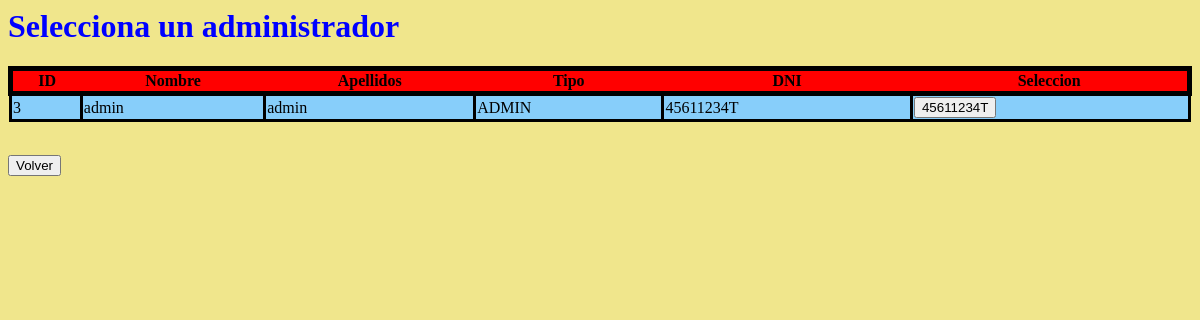
The app's page /src/updAdmin.php with its own data.
### tables this page shows
CREATE TABLE `persona` (
  `ID` int NOT NULL,
  `NOMBRE` varchar(25) NOT NULL,
  `APELLIDOS` varchar(45) NOT NULL,
  `TIPO` enum('ALUMNO','PROFESOR','ADMIN') NOT NULL,
  `DNI` varchar(9) NOT NULL,
  `PASS` varchar(25) DEFAULT NULL,
  `USER` varchar(20) NOT NULL,
  `FOTO` varchar(100) NOT NULL DEFAULT 'default.jpg'
);

### src/updAdmin.php (the view, shortened to what this page needs)
</html><!DOCTYPE html>
<html>
    <head>
        <link href="../templates/tabla.css" rel="stylesheet" type="text/css">
    </head>
    <body>
    <h1 style= "color: blue;">Selecciona un administrador</h1>
    <?php
         $conexionadmin = mysqli_connect('localhost','root', '777303', 'universidad');
        $consulta = mysqli_query($conexionadmin, "SELECT * FROM persona where TIPO='ADMIN'");
        $numcol = mysqli_num_rows($consulta);
        for( $i = 0 ; $i < $numcol ; $i++ ){
            $fila = mysqli_fetch_array($consulta);
            if($i == 0){
                echo "<form method=\"POST\" enctype=\"multipart/form-data\" action=\"./CRUD/modadmin.php\" >
                <table class=\"encabezado\" >
                <tr class = \"titulos\">
                <th>ID</th>
                <th>Nombre</th>
                <th>Apellidos</th>
                <th>Tipo</th>
                <th>DNI</th>
                <th>Seleccion</th>
                </tr>";
            }
                $dni = $fila['DNI'];
                echo
                "<tr class=\"filas\" >
                <td> ".$fila['ID']." </td>
                <td> ".$fila['NOMBRE']." </td>
                <td> ".$fila['APELLIDOS']." </td>
                <td> ".$fila['TIPO']." </td>
                <td> ".$fila['DNI']." </td>
                <td> <input type=\"submit\" name=\"dni\" value=\"".$dni."\"  ></td>
                <tr>";
        }
        echo "</table></form>";
        echo " <br>   <form action=\"./paneladmin.php\" >
        <input type=\"submit\" value=\"Volver\" />
        </form>";
    ?>
    </body>
</html>

### templates/tabla.css (style rules this page uses)
body { background-color :khaki; }
.encabezado { table-layout: auto; width: 100%; border: 10px black; border-collapse: collapse; }
.filas { border: black 3px solid; background-color:lightskyblue; }
.titulos { border: black 5px solid; background-color: red; }
td { border: black 3px solid; }

### records on screen
persona: ID "3", NOMBRE "admin", APELLIDOS "admin", TIPO "ADMIN", DNI "45611234T", dni "45611234T"
